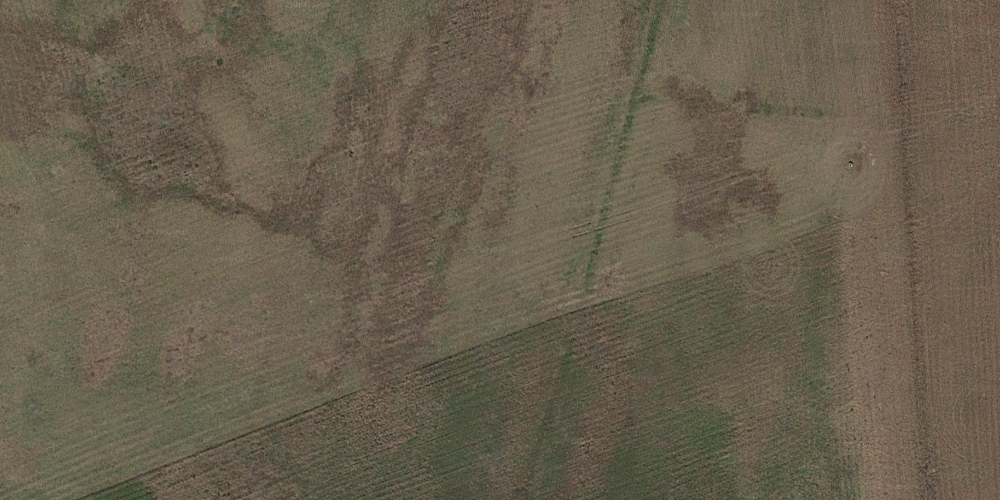
#> input picture FieldImages/1000img1.png, 1000 x 500 px
$ python ImageDown2.py
#> lines starting #> are read from the running program, lines starting #| are printed output that depends on the picture
import numpy as np
import cv2.cv2 as cv2 #fixing pylint
from matplotlib import pyplot as plt
#import file with precoded values to look neater
import GenUtils as gen
import random

#Select an image
img = cv2.imread('FieldImages/1000img1.png')
#> img is the input picture: shape (500, 1000, 3); mean B, G, R 78.2, 95.4, 104.8

#Attempted some stuff, don't bother
res = cv2.resize(img,(1000,500))#,None,None,None,cv2.INTER_AREA)
xposit = random.randint(0,949)
yposit = random.randint(0,449)
print(xposit)
print(yposit)
res = res[yposit:yposit+50, xposit:xposit+50]
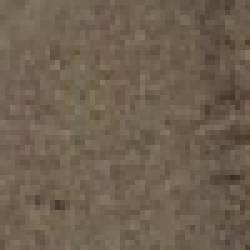
#> res: shape (50, 50, 3) (shown 5 times larger); mean B, G, R 80.2, 96.6, 112.3


directory = 'FieldImages'
title = '1000'+'img1.png'
filename = directory + '/' + title
# Display Window
cv2.imshow(title,res)

# Testing purposes
k = cv2.waitKey(0)
#> (key Esc is pressed here)
if k == 27:         # wait for ESC key to exit
    cv2.destroyAllWindows()
elif k == ord('s'): # wait for 's' key to save and exit
    cv2.imwrite(filename,res)
    cv2.destroyAllWindows()

$ run again, with FieldImages/1000img4.png copied over FieldImages/1000img1.png
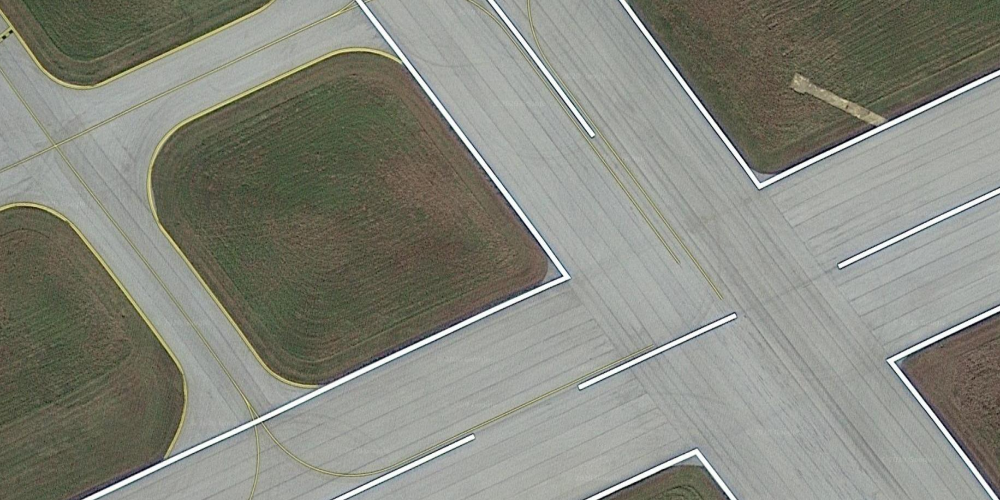
#> input picture FieldImages/1000img4.png, 1000 x 500 px
#> img is the input picture: shape (500, 1000, 3); mean B, G, R 125.8, 135.6, 134.2
#> `res = res[yposit:yposit+50, xposit:xposit+50]`:
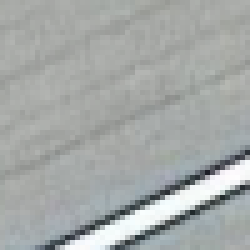
#> res: shape (50, 50, 3) (shown 5 times larger); mean B, G, R 167.4, 168.7, 164.8

$ run again, with FieldImages/1000img5.png copied over FieldImages/1000img1.png
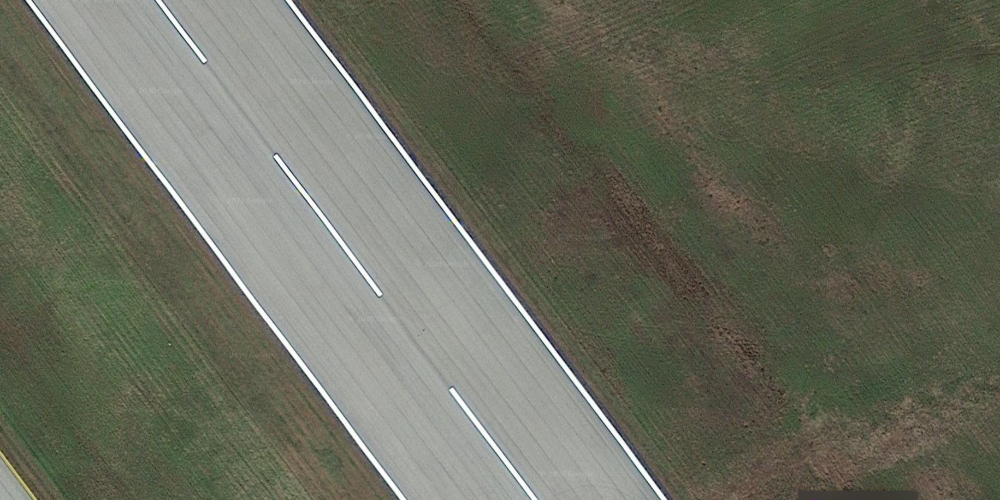
#> input picture FieldImages/1000img5.png, 1000 x 500 px
#> img is the input picture: shape (500, 1000, 3); mean B, G, R 92.7, 107.2, 104.8
#> `res = res[yposit:yposit+50, xposit:xposit+50]`:
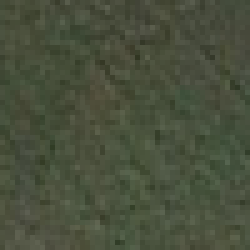
#> res: shape (50, 50, 3) (shown 5 times larger); mean B, G, R 60.2, 79.7, 72.8

$ run again, with FieldImages/imgGrass.img.png copied over FieldImages/1000img1.png
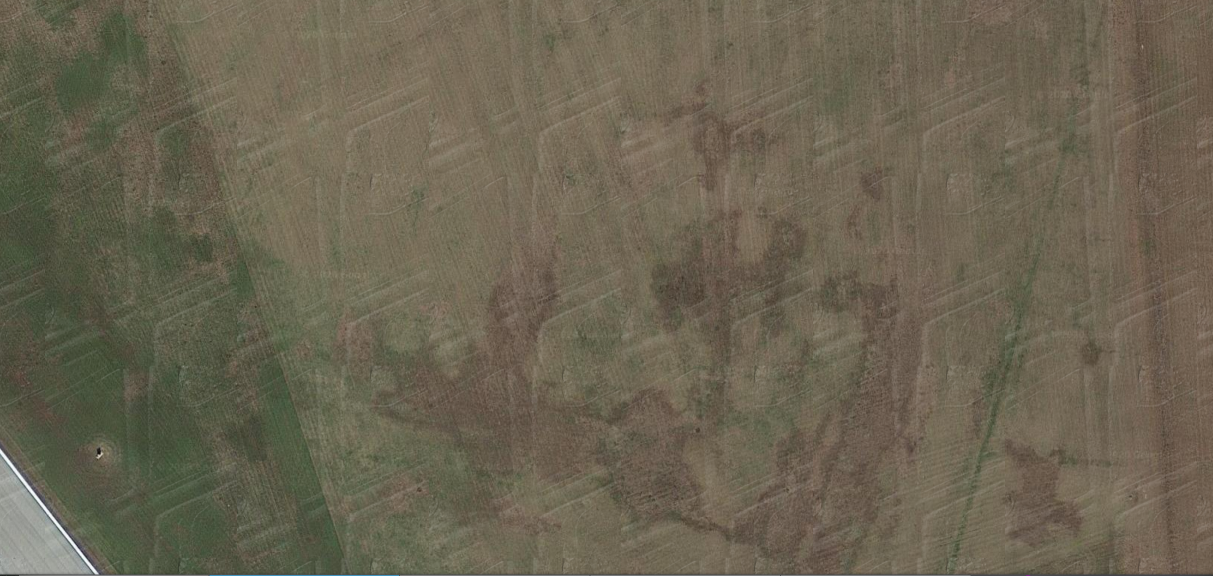
#> input picture FieldImages/imgGrass.img.png, 2426 x 1152 px (shown at 1/2 size)
#> img is the input picture: shape (1152, 2426, 3); mean B, G, R 81.4, 99.4, 106.5
#> `res = cv2.resize(img,(1000,500))#,None,None,None,cv2.INTER_AREA)`:
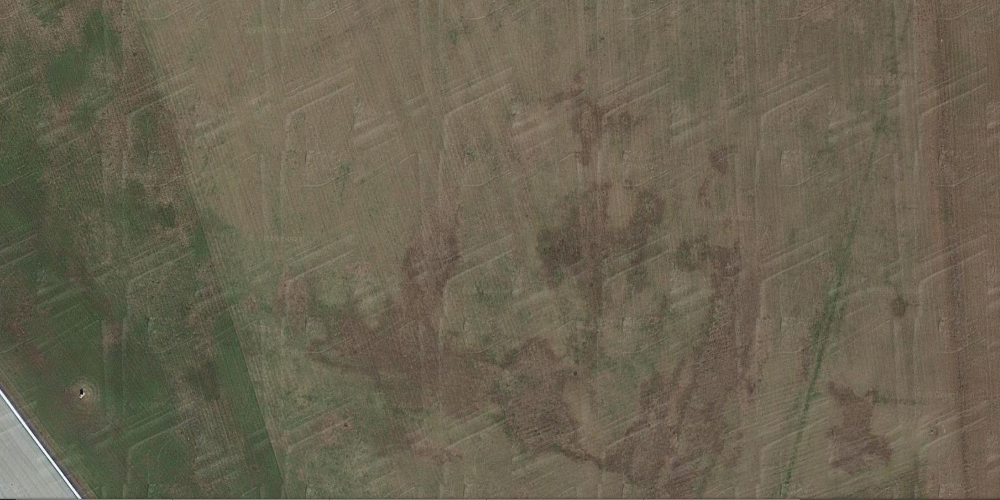
#> res: shape (500, 1000, 3); mean B, G, R 81.3, 99.3, 106.4
#> `res = res[yposit:yposit+50, xposit:xposit+50]`:
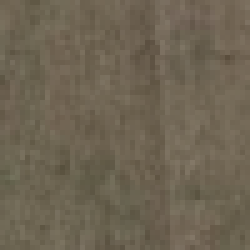
#> res: shape (50, 50, 3) (shown 5 times larger); mean B, G, R 82.6, 100.3, 110.1
